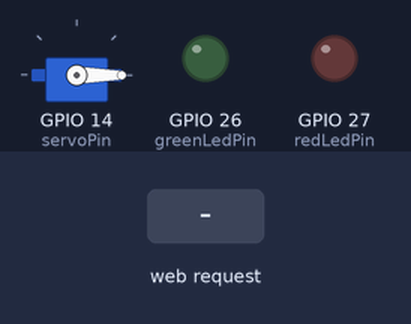
Recording of a sketch running on a simulated ESP32. Parts: servo, output pins drawn as LEDs (lit = HIGH). The inputs (shaded band) are chosen by the test bench. WiFi joins after 1.5 s; servers stay silent unless stated; what the sketch prints to the serial monitor is not drawn.

Above: at 2.7 s.
2.8 s: HTTP request GET /approve received
At 4.0 s:
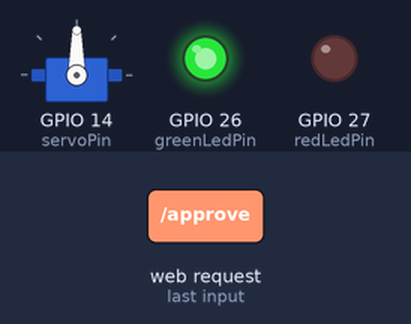
4.3 s: HTTP request GET /deny received
At 5.2 s:
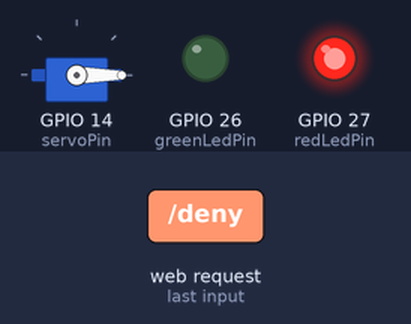
5.8 s: HTTP request GET /reset received
At 6.4 s:
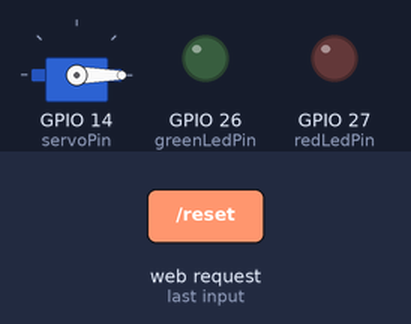
Timing chart, 0 to 8.8 s (numbered marks = the images above; inputs shaded):
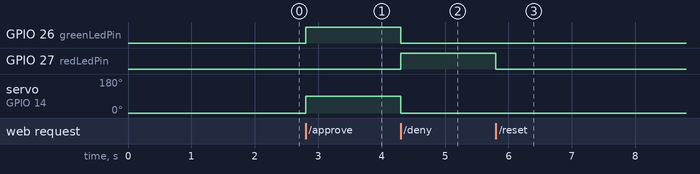

The sketch:

esp_lcd.ino
```cpp
#include <WiFi.h>
#include <WebServer.h>
#include <ESP32Servo.h>


const char* ssid = "Anshika's";
const char* password = "anshi1821";


const int servoPin = 14;
Servo doorServo;


const int greenLedPin = 26;
const int redLedPin = 27;


String entryStatus = "No action yet";


WebServer server(80);


void handleApprove() {
  doorServo.write(90);
  entryStatus = "Entry Approved";
  digitalWrite(greenLedPin, HIGH);
  digitalWrite(redLedPin, LOW);
  server.send(200, "text/plain", entryStatus);
}

void handleDeny() {
  doorServo.write(0);
  entryStatus = "Entry Denied";
  digitalWrite(greenLedPin, LOW);
  digitalWrite(redLedPin, HIGH);
  server.send(200, "text/plain", entryStatus);
}

void handleReset() {
  doorServo.write(0);
  entryStatus = "System Reset";
  digitalWrite(greenLedPin, LOW);
  digitalWrite(redLedPin, LOW);
  server.send(200, "text/plain", entryStatus);
}


void handleRoot() {
  String html = "<!DOCTYPE html>"
                "<html>"
                "<head>"
                "<title>Smart Door Lock</title>"
                "<style>"
                "body { font-family: Arial, sans-serif; text-align: center; margin: 0; padding: 0; background-color: #f4f4f4; }"
                "h1 { color: #333; margin-top: 20px; }"
                "p { font-size: 18px; color: #555; }"
                "a { display: inline-block; margin: 10px; padding: 10px 20px; text-decoration: none; font-size: 18px; border-radius: 5px; }"
                ".approve { background-color: #4CAF50; color: white; }"
                ".deny { background-color: #f44336; color: white; }"
                ".reset { background-color: #2196F3; color: white; }"
                ".approve:hover { background-color: #45a049; }"
                ".deny:hover { background-color: #d32f2f; }"
                ".reset:hover { background-color: #1E88E5; }"
                "#status { margin-top: 20px; font-size: 20px; color: #333; }"
                "iframe { margin-top: 20px; border: none; width: 640px; height: 480px; }"
                "</style>"
                "<script>"
                "function sendAction(action) {"
                "  const xhr = new XMLHttpRequest();"
                "  xhr.open('GET', '/' + action, true);"
                "  xhr.onload = function() {"
                "    if (xhr.status === 200) {"
                "      document.getElementById('status').innerText = xhr.responseText;"
                "    }"
                "  };"
                "  xhr.send();"
                "} "
                "</script>"
                "</head>"
                "<body>"
                "<h1>Smart Door Lock</h1>"
                "<p>Person Detected: <strong>Yes</strong></p>"
                "<a href='#' class='approve' onclick=\"sendAction('approve')\">Approve Entry</a>"
                "<a href='#' class='deny' onclick=\"sendAction('deny')\">Deny Entry</a>"
                "<a href='#' class='reset' onclick=\"sendAction('reset')\">Reset</a>"
                "<div id='status'>" + entryStatus + "</div>"
                "<iframe src='http://192.168.193.87:5000'></iframe>"
                "</body>"
                "</html>";
  server.send(200, "text/html", html);
}


void setup() {

  Serial.begin(115200);


  pinMode(greenLedPin, OUTPUT);
  pinMode(redLedPin, OUTPUT);

  digitalWrite(greenLedPin, LOW);
  digitalWrite(redLedPin, LOW);


  doorServo.attach(servoPin);
  doorServo.write(0);


  WiFi.begin(ssid, password);
  Serial.print("Connecting to Wi-Fi");
  int wifiRetries = 0;
  while (WiFi.status() != WL_CONNECTED && wifiRetries < 20) {
    delay(500);
    Serial.print(".");
    wifiRetries++;
  }

  if (WiFi.status() == WL_CONNECTED) {
    Serial.println("\nWi-Fi connected");
    Serial.println("IP Address: " + WiFi.localIP().toString());


    server.on("/", handleRoot);
    server.on("/approve", handleApprove);
    server.on("/deny", handleDeny);
    server.on("/reset", handleReset);

    server.begin();
    Serial.println("Web server started");
  } else {
    Serial.println("\nFailed to connect to Wi-Fi. Check credentials.");
  }
  Serial.println("Starting handleRoot setup");
  server.on("/", handleRoot);
  Serial.println("Root handler set up");

}

void loop() {

  server.handleClient();
}
```

Measured:
- after the input at 2.8 s, GPIO 26 (greenLedPin): LOW → HIGH at once; servo on GPIO 14 (servoPin): 0° → 90° at once
- after the input at 4.3 s, GPIO 26 (greenLedPin): HIGH → LOW at once; GPIO 27 (redLedPin): LOW → HIGH at once; servo on GPIO 14 (servoPin): 90° → 0° at once
- after the input at 5.8 s, GPIO 27 (redLedPin): HIGH → LOW at once
